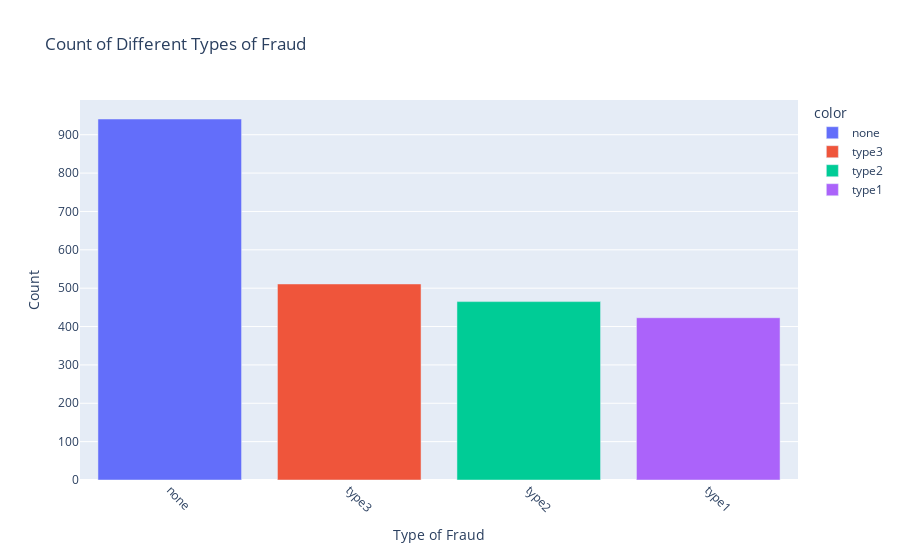

The notebook cell saved with this chart:
### Markdown cell above
## 4. Visualise the the type of fraud

### Code cell
type_counts = data["typeoffraud"].value_counts()
categories = type_counts.index
counts = type_counts.values
fig = px.bar(x=categories, y=counts, color=categories, labels={'x': 'Type of Fraud', 'y': 'Count'}, title='Count of Different Types of Fraud')
fig.update_xaxes(tickangle=45)
fig.show()

### Figure 1 — Plotly figure (JSON) as saved in the notebook; plotly's stock layout.template omitted (floating-point values rounded to 4 significant figures)
{"data": [{"alignmentgroup": "True", "hovertemplate": "color=none<br>Type of Fraud=%{x}<br>Count=%{y}<extra></extra>", "legendgroup": "none", "marker": {"color": "#636efa", "pattern": {"shape": ""}}, "name": "none", "offsetgroup": "none", "orientation": "v", "showlegend": true, "textposition": "auto", "type": "bar", "x": ["none"], "xaxis": "x", "y": [941], "yaxis": "y"}, {"alignmentgroup": "True", "hovertemplate": "color=type3<br>Type of Fraud=%{x}<br>Count=%{y}<extra></extra>", "legendgroup": "type3", "marker": {"color": "#EF553B", "pattern": {"shape": ""}}, "name": "type3", "offsetgroup": "type3", "orientation": "v", "showlegend": true, "textposition": "auto", "type": "bar", "x": ["type3"], "xaxis": "x", "y": [511], "yaxis": "y"}, {"alignmentgroup": "True", "hovertemplate": "color=type2<br>Type of Fraud=%{x}<br>Count=%{y}<extra></extra>", "legendgroup": "type2", "marker": {"color": "#00cc96", "pattern": {"shape": ""}}, "name": "type2", "offsetgroup": "type2", "orientation": "v", "showlegend": true, "textposition": "auto", "type": "bar", "x": ["type2"], "xaxis": "x", "y": [465], "yaxis": "y"}, {"alignmentgroup": "True", "hovertemplate": "color=type1<br>Type of Fraud=%{x}<br>Count=%{y}<extra></extra>", "legendgroup": "type1", "marker": {"color": "#ab63fa", "pattern": {"shape": ""}}, "name": "type1", "offsetgroup": "type1", "orientation": "v", "showlegend": true, "textposition": "auto", "type": "bar", "x": ["type1"], "xaxis": "x", "y": [423], "yaxis": "y"}], "layout": {"barmode": "relative", "legend": {"title": {"text": "color"}, "tracegroupgap": 0}, "title": {"text": "Count of Different Types of Fraud"}, "xaxis": {"anchor": "y", "domain": [0, 1], "tickangle": 45, "title": {"text": "Type of Fraud"}}, "yaxis": {"anchor": "x", "domain": [0, 1], "title": {"text": "Count"}}}}
